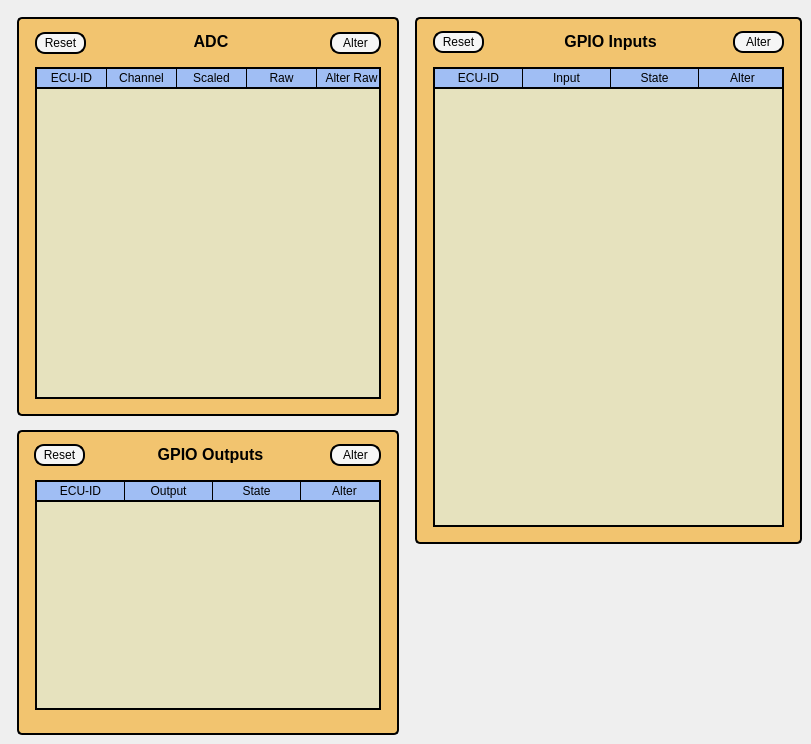
    <widget class="QWidget" name="ADCIOPage">
     <widget class="QGroupBox" name="ADCBox">
      <property name="geometry">
       <rect>
        <x>17</x>
        <y>17</y>
        <width>382</width>
        <height>399</height>
       </rect>
      </property>
      <property name="font">
       <font>
        <pointsize>12</pointsize>
        <bold>true</bold>
       </font>
      </property>
      <property name="styleSheet">
       <string notr="true">QGroupBox {
    border: 2px solid black; /* Border for the group box */
    border-radius: 5px; /* Rounded corners for the border */
	background-color: #F2C46F;
}

QGroupBox::title{
	color: black;
    subcontrol-origin: margin;
    subcontrol-position: top center;
    padding: 0px 10px;
	top: 15px;
}</string>
      </property>
      <property name="title">
       <string>ADC</string>
      </property>
      <widget class="QTableWidget" name="adcTable">
       <property name="geometry">
        <rect>
         <x>18</x>
         <y>50</y>
         <width>346</width>
         <height>332</height>
        </rect>
       </property>
       <property name="font">
        <font>
         <pointsize>7</pointsize>
        </font>
       </property>
       <property name="cursor" stdset="0">
        <cursorShape>PointingHandCursor</cursorShape>
       </property>
       <property name="focusPolicy">
        <enum>Qt::FocusPolicy::ClickFocus</enum>
       </property>
       <property name="styleSheet">
        <string notr="true">QTableWidget {
    border: 2px solid black;
	background: #E6E2BE;
}

QHeaderView::section {
    background-color: #A0BEF4;
    border: none;
    border-right: 1px solid black;
    border-bottom: 2px solid black;
	color: black;
}</string>
       </property>
       <property name="verticalScrollBarPolicy">
        <enum>Qt::ScrollBarPolicy::ScrollBarAlwaysOff</enum>
       </property>
       <property name="horizontalScrollBarPolicy">
        <enum>Qt::ScrollBarPolicy::ScrollBarAlwaysOff</enum>
       </property>
       <property name="autoScroll">
        <bool>false</bool>
       </property>
       <property name="editTriggers">
        <set>QAbstractItemView::EditTrigger::AnyKeyPressed|QAbstractItemView::EditTrigger::CurrentChanged|QAbstractItemView::EditTrigger::DoubleClicked</set>
       </property>
       <property name="selectionMode">
        <enum>QAbstractItemView::SelectionMode::SingleSelection</enum>
       </property>
       <attribute name="horizontalHeaderMinimumSectionSize">
        <number>40</number>
       </attribute>
       <attribute name="horizontalHeaderDefaultSectionSize">
        <number>70</number>
       </attribute>
       <attribute name="horizontalHeaderStretchLastSection">
        <bool>false</bool>
       </attribute>
       <attribute name="verticalHeaderVisible">
        <bool>false</bool>
       </attribute>
       <attribute name="verticalHeaderMinimumSectionSize">
        <number>14</number>
       </attribute>
       <attribute name="verticalHeaderDefaultSectionSize">
        <number>14</number>
       </attribute>
       <column>
        <property name="text">
         <string>ECU-ID</string>
        </property>
       </column>
       <column>
        <property name="text">
         <string>Channel</string>
        </property>
       </column>
       <column>
        <property name="text">
         <string>Scaled</string>
        </property>
       </column>
       <column>
        <property name="text">
         <string>Raw</string>
        </property>
       </column>
       <column>
        <property name="text">
         <string>Alter Raw</string>
        </property>
       </column>
      </widget>
      <widget class="QPushButton" name="resetADCButton">
       <property name="geometry">
        <rect>
         <x>18</x>
         <y>15</y>
         <width>51</width>
         <height>22</height>
        </rect>
       </property>
       <property name="styleSheet">
        <string notr="true">QPushButton {
    color: #000000; /* Text color */
    border: 2px solid #000000; /* Border color */
    border-radius: 10px; /* Rounded corners */
	background-color: #F6F6F6;
}

QPushButton:hover {
    border: 2px solid #000000; /* Border color */
    border-radius: 1px; /* Rounded corners */
	background-color: #A6FFA7;
}

QPushButton:pressed {
	border: 2px solid #000000; /* Border color */
    border-radius: 1px; /* Rounded corners */
	background-color: #A6FFA7;
}</string>
       </property>
       <property name="text">
        <string>Reset</string>
       </property>
      </widget>
      <widget class="QPushButton" name="alterADCButton">
       <property name="geometry">
        <rect>
         <x>313</x>
         <y>15</y>
         <width>51</width>
         <height>22</height>
        </rect>
       </property>
       <property name="styleSheet">
        <string notr="true">QPushButton {
    color: #000000; /* Text color */
    border: 2px solid #000000; /* Border color */
    border-radius: 10px; /* Rounded corners */
	background-color: #F6F6F6;
}

QPushButton:hover {
    border: 2px solid #000000; /* Border color */
    border-radius: 1px; /* Rounded corners */
	background-color: #A6FFA7;
}

QPushButton:pressed {
	border: 2px solid #000000; /* Border color */
    border-radius: 1px; /* Rounded corners */
	background-color: #A6FFA7;
}</string>
       </property>
       <property name="text">
        <string>Alter</string>
       </property>
      </widget>
     </widget>
     <widget class="QGroupBox" name="inputsBox">
      <property name="geometry">
       <rect>
        <x>415</x>
        <y>17</y>
        <width>387</width>
        <height>527</height>
       </rect>
      </property>
      <property name="font">
       <font>
        <pointsize>12</pointsize>
        <bold>true</bold>
       </font>
      </property>
      <property name="styleSheet">
       <string notr="true">QGroupBox {
    border: 2px solid black; /* Border for the group box */
    border-radius: 5px; /* Rounded corners for the border */
	background-color: #F2C46F;
}

QGroupBox::title{
	color: black;
    subcontrol-origin: margin;
    subcontrol-position: top center;
    padding: 0px 10px;
	top: 15px;
}</string>
      </property>
      <property name="title">
       <string>GPIO Inputs</string>
      </property>
      <widget class="QTableWidget" name="inputsTable">
       <property name="geometry">
        <rect>
         <x>18</x>
         <y>50</y>
         <width>351</width>
         <height>460</height>
        </rect>
       </property>
       <property name="font">
        <font>
         <pointsize>7</pointsize>
        </font>
       </property>
       <property name="cursor" stdset="0">
        <cursorShape>PointingHandCursor</cursorShape>
       </property>
       <property name="focusPolicy">
        <enum>Qt::FocusPolicy::NoFocus</enum>
       </property>
       <property name="styleSheet">
        <string notr="true">QTableWidget {
    border: 2px solid black;
	background: #E6E2BE;
}

QHeaderView::section {
    background-color: #A0BEF4;
    border: none;
    border-right: 1px solid black;
    border-bottom: 2px solid black;
	color: black;
}</string>
       </property>
       <property name="verticalScrollBarPolicy">
        <enum>Qt::ScrollBarPolicy::ScrollBarAlwaysOff</enum>
       </property>
       <property name="horizontalScrollBarPolicy">
        <enum>Qt::ScrollBarPolicy::ScrollBarAlwaysOff</enum>
       </property>
       <property name="autoScroll">
        <bool>false</bool>
       </property>
       <property name="editTriggers">
        <set>QAbstractItemView::EditTrigger::SelectedClicked</set>
       </property>
       <property name="selectionMode">
        <enum>QAbstractItemView::SelectionMode::NoSelection</enum>
       </property>
       <attribute name="horizontalHeaderMinimumSectionSize">
        <number>40</number>
       </attribute>
       <attribute name="horizontalHeaderDefaultSectionSize">
        <number>88</number>
       </attribute>
       <attribute name="horizontalHeaderStretchLastSection">
        <bool>false</bool>
       </attribute>
       <attribute name="verticalHeaderVisible">
        <bool>false</bool>
       </attribute>
       <attribute name="verticalHeaderMinimumSectionSize">
        <number>14</number>
       </attribute>
       <attribute name="verticalHeaderDefaultSectionSize">
        <number>14</number>
       </attribute>
       <attribute name="verticalHeaderStretchLastSection">
        <bool>false</bool>
       </attribute>
       <column>
        <property name="text">
         <string>ECU-ID</string>
        </property>
       </column>
       <column>
        <property name="text">
         <string>Input</string>
        </property>
       </column>
       <column>
        <property name="text">
         <string>State</string>
        </property>
       </column>
       <column>
        <property name="text">
         <string>Alter</string>
        </property>
       </column>
      </widget>
      <widget class="QPushButton" name="alterInputsButton">
       <property name="geometry">
        <rect>
         <x>318</x>
         <y>14</y>
         <width>51</width>
         <height>22</height>
        </rect>
       </property>
       <property name="styleSheet">
        <string notr="true">QPushButton {
    color: #000000; /* Text color */
    border: 2px solid #000000; /* Border color */
    border-radius: 10px; /* Rounded corners */
	background-color: #F6F6F6;
}

QPushButton:hover {
    border: 2px solid #000000; /* Border color */
    border-radius: 1px; /* Rounded corners */
	background-color: #A6FFA7;
}

QPushButton:pressed {
	border: 2px solid #000000; /* Border color */
    border-radius: 1px; /* Rounded corners */
	background-color: #A6FFA7;
}</string>
       </property>
       <property name="text">
        <string>Alter</string>
       </property>
      </widget>
      <widget class="QPushButton" name="resetInputsButton">
       <property name="geometry">
        <rect>
         <x>18</x>
         <y>14</y>
         <width>51</width>
         <height>22</height>
        </rect>
       </property>
       <property name="styleSheet">
        <string notr="true">QPushButton {
    color: #000000; /* Text color */
    border: 2px solid #000000; /* Border color */
    border-radius: 10px; /* Rounded corners */
	background-color: #F6F6F6;
}

QPushButton:hover {
    border: 2px solid #000000; /* Border color */
    border-radius: 1px; /* Rounded corners */
	background-color: #A6FFA7;
}

QPushButton:pressed {
	border: 2px solid #000000; /* Border color */
    border-radius: 1px; /* Rounded corners */
	background-color: #A6FFA7;
}</string>
       </property>
       <property name="text">
        <string>Reset</string>
       </property>
      </widget>
      <zorder>alterInputsButton</zorder>
      <zorder>resetInputsButton</zorder>
      <zorder>inputsTable</zorder>
     </widget>
     <widget class="QGroupBox" name="outputsBox">
      <property name="geometry">
       <rect>
        <x>17</x>
        <y>430</y>
        <width>382</width>
        <height>305</height>
       </rect>
      </property>
      <property name="font">
       <font>
        <pointsize>12</pointsize>
        <bold>true</bold>
       </font>
      </property>
      <property name="styleSheet">
       <string notr="true">QGroupBox {
    border: 2px solid black; /* Border for the group box */
    border-radius: 5px; /* Rounded corners for the border */
	background-color: #F2C46F;
}

QGroupBox::title{
	color: black;
    subcontrol-origin: margin;
    subcontrol-position: top center;
    padding: 0px 10px;
	top: 15px;
}</string>
      </property>
      <property name="title">
       <string>GPIO Outputs</string>
      </property>
      <widget class="QTableWidget" name="outputsTable">
       <property name="geometry">
        <rect>
         <x>18</x>
         <y>50</y>
         <width>346</width>
         <height>230</height>
        </rect>
       </property>
       <property name="font">
        <font>
         <pointsize>7</pointsize>
        </font>
       </property>
       <property name="cursor" stdset="0">
        <cursorShape>PointingHandCursor</cursorShape>
       </property>
       <property name="focusPolicy">
        <enum>Qt::FocusPolicy::NoFocus</enum>
       </property>
       <property name="styleSheet">
        <string notr="true">QTableWidget {
    border: 2px solid black;
	background: #E6E2BE;
}

QHeaderView::section {
    background-color: #A0BEF4;
    border: none;
    border-right: 1px solid black;
    border-bottom: 2px solid black;
	color: black;
}</string>
       </property>
       <property name="verticalScrollBarPolicy">
        <enum>Qt::ScrollBarPolicy::ScrollBarAlwaysOff</enum>
       </property>
       <property name="horizontalScrollBarPolicy">
        <enum>Qt::ScrollBarPolicy::ScrollBarAlwaysOff</enum>
       </property>
       <property name="autoScroll">
        <bool>false</bool>
       </property>
       <property name="editTriggers">
        <set>QAbstractItemView::EditTrigger::SelectedClicked</set>
       </property>
       <property name="selectionMode">
        <enum>QAbstractItemView::SelectionMode::NoSelection</enum>
       </property>
       <attribute name="horizontalHeaderMinimumSectionSize">
        <number>40</number>
       </attribute>
       <attribute name="horizontalHeaderDefaultSectionSize">
        <number>88</number>
       </attribute>
       <attribute name="horizontalHeaderStretchLastSection">
        <bool>false</bool>
       </attribute>
       <attribute name="verticalHeaderVisible">
        <bool>false</bool>
       </attribute>
       <attribute name="verticalHeaderMinimumSectionSize">
        <number>14</number>
       </attribute>
       <attribute name="verticalHeaderDefaultSectionSize">
        <number>14</number>
       </attribute>
       <attribute name="verticalHeaderStretchLastSection">
        <bool>false</bool>
       </attribute>
       <column>
        <property name="text">
         <string>ECU-ID</string>
        </property>
       </column>
       <column>
        <property name="text">
         <string>Output</string>
        </property>
       </column>
       <column>
        <property name="text">
         <string>State</string>
        </property>
       </column>
       <column>
        <property name="text">
         <string>Alter</string>
        </property>
       </column>
      </widget>
      <widget class="QPushButton" name="resetOutputsButton">
       <property name="geometry">
        <rect>
         <x>17</x>
         <y>14</y>
         <width>51</width>
         <height>22</height>
        </rect>
       </property>
       <property name="styleSheet">
        <string notr="true">QPushButton {
    color: #000000; /* Text color */
    border: 2px solid #000000; /* Border color */
    border-radius: 10px; /* Rounded corners */
	background-color: #F6F6F6;
}

QPushButton:hover {
    border: 2px solid #000000; /* Border color */
    border-radius: 1px; /* Rounded corners */
	background-color: #A6FFA7;
}

QPushButton:pressed {
	border: 2px solid #000000; /* Border color */
    border-radius: 1px; /* Rounded corners */
	background-color: #A6FFA7;
}</string>
       </property>
       <property name="text">
        <string>Reset</string>
       </property>
      </widget>
      <widget class="QPushButton" name="alterOutputsButton">
       <property name="geometry">
        <rect>
         <x>313</x>
         <y>14</y>
         <width>51</width>
         <height>22</height>
        </rect>
       </property>
       <property name="styleSheet">
        <string notr="true">QPushButton {
    color: #000000; /* Text color */
    border: 2px solid #000000; /* Border color */
    border-radius: 10px; /* Rounded corners */
	background-color: #F6F6F6;
}

QPushButton:hover {
    border: 2px solid #000000; /* Border color */
    border-radius: 1px; /* Rounded corners */
	background-color: #A6FFA7;
}

QPushButton:pressed {
	border: 2px solid #000000; /* Border color */
    border-radius: 1px; /* Rounded corners */
	background-color: #A6FFA7;
}</string>
       </property>
       <property name="text">
        <string>Alter</string>
       </property>
      </widget>
     </widget>
     <zorder>ADCBox</zorder>
     <zorder>outputsBox</zorder>
     <zorder>inputsBox</zorder>
    </widget>
